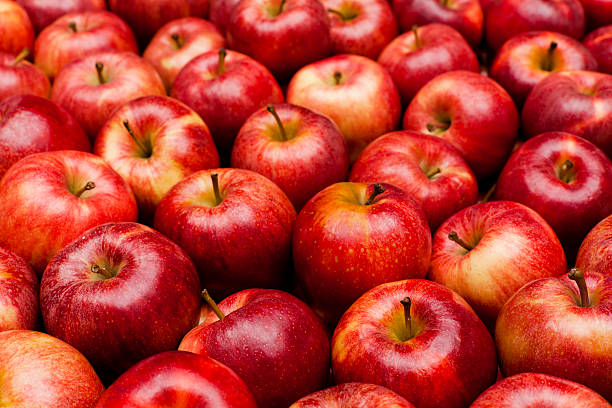
#> input picture CS517 PROJECT/backend/dataset/apple/apple1.jpg, 612 x 408 px; its folder holds only this picture in this run
$ python -i color.py   (imports and definitions only)
#> lines starting #> are read from the running program, lines starting #| are printed output that depends on the picture
import cv2
import numpy as np
import os
import shutil
from sklearn.metrics import pairwise
from sklearn.preprocessing import MinMaxScaler

def run_color():
    dataset_path = "./dataset"
    dataset_images = []
    img_names = []
    for filename in os.listdir(dataset_path):
        # print(filename)
        for files in os.listdir(os.path.join(dataset_path, filename)):
            img = cv2.imread(os.path.join(dataset_path, filename, files))
#> img is the input picture: shape (408, 612, 3); mean B, G, R 48.8, 60.7, 188.8
            img=cv2.resize(img, (500,500))
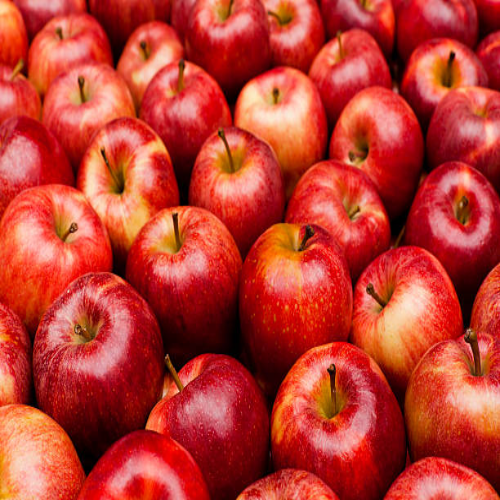
#> img: shape (500, 500, 3); mean B, G, R 48.7, 60.6, 188.7
            dataset_images.append(img)
            img_names.append(os.path.join(dataset_path, filename, files))
#> pass 2 of the loop in run_color, `for filename in os.listdir(dataset_path):`:
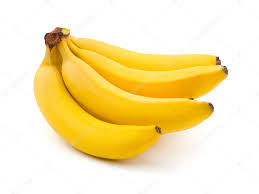
#> input picture CS517 PROJECT/backend/dataset/banana/banana_10.jpeg, 259 x 194 px
#> in run_color, img is the input picture: shape (194, 259, 3); mean B, G, R 178.5, 231, 248.9
#> in run_color, `img=cv2.resize(img, (500,500))`:
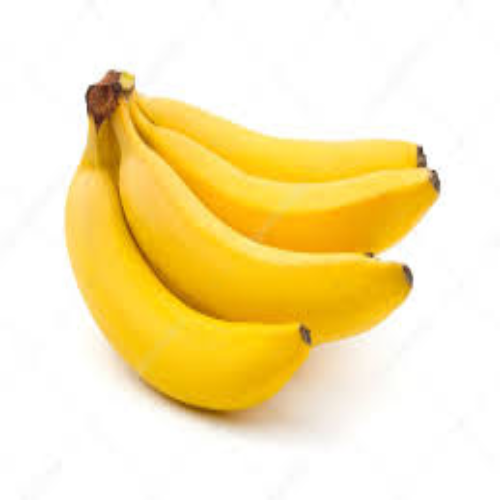
#> img: shape (500, 500, 3); mean B, G, R 178.4, 231, 248.8


    # Load the query image
    query_image = cv2.imread("./static/queries/q.jpg")
    # Extract the color features of the query image
    query_features = extract_color_features(query_image)

    # Extract the color features of all the images in the dataset
    dataset_features = [extract_color_features(img) for img in dataset_images]

    # Compute the similarity between the query image and all the images in the dataset
    similarities = compute_similarity(query_features, dataset_features)

    # Sort the images in the dataset by their similarity to the query image
    indices = np.argsort(similarities)

    # cv2.imshow("input", query_image)
    # Show the top K results
    K = 7
    results = []
    for i in range(K):
        result_image = dataset_images[indices[i]]
        results.append(img_names[indices[i]])
        # [6 lines of commented-out code are left out]
    dst_dir = './static'
    i = 1
    print(results)
    for filename in results:
        ext=filename[filename.rfind('.')+1:]
        shutil.copy(filename, f'{dst_dir}/img{i}.{ext}')
        i+=1

# print(len(dataset_images))
def extract_color_features(image):
    # Convert the image to the HSV color space
#> (the run stopped early here; a loop or call above may not have finished)
